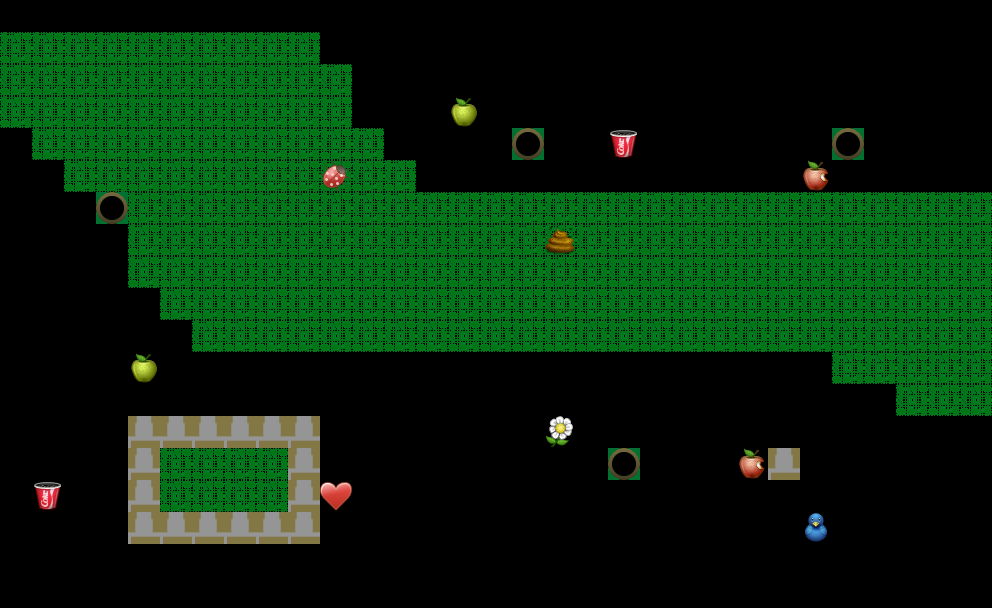

The image is a tile-based game level rendered from a .tmx file. Its description and source (layers, tilesets, objects; grid data summarised) follow:
An orthogonal 31x19 tile map with 32x32 px tiles, 5 tile layers (wall, hole, grass, background, ...), 2 tilesets and 6 objects (2x player, 0, 1, 2, 3).

<map version="1.0" orientation="orthogonal" renderorder="right-down" width="31" height="19" tilewidth="32" tileheight="32" nextobjectid="22">
 <tileset firstgid="1" name="tiles" tilewidth="32" tileheight="32" tilecount="16" columns="4">
  <image source="tiles.png" width="128" height="128" />
 </tileset>
 <tileset firstgid="17" name="foods" tilewidth="32" tileheight="32" tilecount="16" columns="4">
  <image source="foods.png" width="128" height="128" />
 </tileset>
 <layer name="wall" width="31" height="19">
  <data>[589 cells, 17 non-empty, 1 distinct tile ids]</data>
 </layer>
 <layer name="hole" width="31" height="19">
  <data>[589 cells, 4 non-empty, 1 distinct tile ids]</data>
 </layer>
 <layer name="grass" width="31" height="19" opacity="0.87">
  <data>[589 cells, 202 non-empty, 1 distinct tile ids]</data>
 </layer>
 <objectgroup name="snake_objs">
  <object id="1" name="snake0" type="player" x="368" y="368">
   <properties>
    <property name="direction" value="1" />
    <property name="image" value="snake0.png" />
   </properties>
  </object>
  <object id="3" name="snake1" type="player" x="496" y="368">
   <properties>
    <property name="direction" value="3" />
    <property name="image" value="snake0.png" />
   </properties>
  </object>
 </objectgroup>
 <layer name="background" width="31" height="19">
  <data>[589 cells, 0 non-empty, 0 distinct tile ids]</data>
 </layer>
 <objectgroup name="hole_objs">
  <object id="14" name="0" x="112" y="208">
   <properties>
    <property name="to" value="1" />
   </properties>
  </object>
  <object id="16" name="1" x="528" y="144">
   <properties>
    <property name="to" value="2" />
   </properties>
  </object>
  <object id="17" name="2" x="848" y="144">
   <properties>
    <property name="to" value="3" />
   </properties>
  </object>
  <object id="18" name="3" x="624" y="464">
   <properties>
    <property name="to" value="0" />
   </properties>
  </object>
 </objectgroup>
 <layer name="food" width="31" height="19">
  <data>[589 cells, 11 non-empty, 8 distinct tile ids]</data>
 </layer>
</map>
